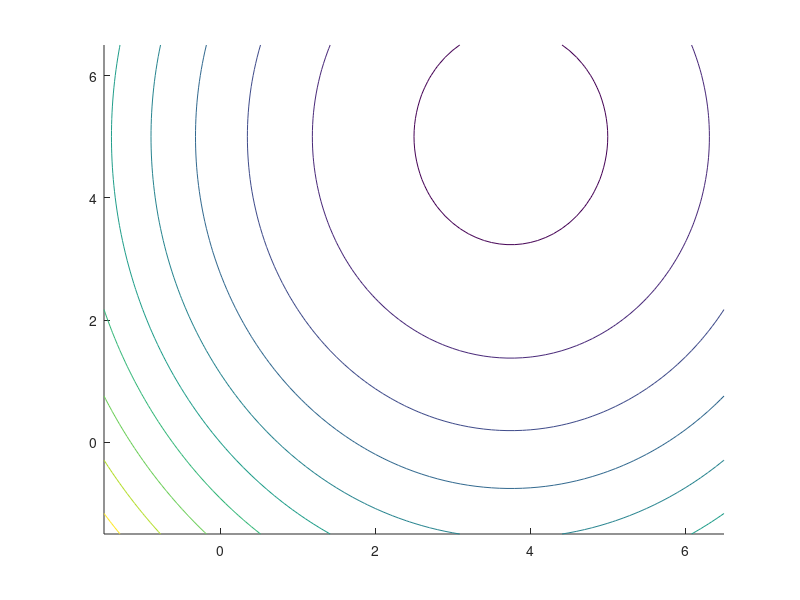

This chart was generated by the following MATLAB code: (Note: this script raises an error after producing the figure.)
x1_l = -1.5; x1_h = 6.5;
x2_l = -1.5; x2_h = 6.5;
res = 0.1;

[x1, x2] = meshgrid(x1_l:res:x2_h, x1_l:res:x2_h);

%f = -3*x1 - 2*x2;
f = -(3-0.4*x1).*x1 - (2-0.2*x2).*x2;
%levels = (-32:2:6)';
levels = (-12:2:8)';


fig = figure(1);
% Set fontsize for the labels and lengend
fontsize = 8;
% Set the figure dimension units to centimeters
set(gcf, 'units','centimeters');
% Figure paper dimensions:
w = 11; % 9 cm wide
h = 11; % 9 cm tall
% Set the dimensions of the figure
pos = get(gcf, 'position');
set(gcf, 'position', [pos(1), pos(2), w, h]);

[C, h] = contour(x1, x2, f, levels, 'Color', .7*[1 1 1]);
% set(h, 'ShowText','on', 'LabelSpacing',500);
hold('on');
grid('off');
axis('square');

% plot([0 0], [x1_l, x1_h], 'k');
% plot([x2_l, x2_h], [0 0], 'k');

% plot_arrow(0,x1_l,0,x1_h);
point1_arrow = [0,x1_l];
point2_arrow1 = [0,x1_h];
d_point = point2_arrow1-point1_arrow;
quiver(point1_arrow(1), point1_arrow(2), d_point(1), d_point(2), 0, 'black')

% plot_arrow(x2_l,0,x2_h,0);
point1_arrow = [x2_l,0];
point2_arrow1 = [x2_h,0];
d_point = point2_arrow1-point1_arrow;
quiver(point1_arrow(1), point1_arrow(2), d_point(1), d_point(2), 0, 'black')


% Plot c_1 and c_2
x_1 = [-10,10];
x_2 = 8 - 2*x_1;
plot(x_1, x_2, 'k');
x_2 = (1/3)*(15 - x_1);
plot(x_1, x_2, 'k');

x1_opt = 1.8;
x2_opt = 4.4;
%plot(x1_opt, x2_opt, 'ok');
it1_x1 = 0;
it1_x2 = 0;
%plot(it1_x1, it1_x2, 'ok');
it2_x1 = 4;
it2_x2 = 0;
%plot(it2_x1, it2_x2, 'ok');

c1_x1 = -2;
c1_x2 = -1;

c2_x1 = -1;
c2_x2 = -3;

f_x1 = -3;
f_x2 = -2;

% plot_arrow(x1_opt,x2_opt, x1_opt+c1_x1,x2_opt+c1_x2, 'linewidth', 2);
point1_arrow = [x1_opt,x2_opt];
point2_arrow1 = [x1_opt+c1_x1,x2_opt+c1_x2];
d_point = point2_arrow1-point1_arrow;
%quiver(point1_arrow(1), point1_arrow(2), d_point(1), d_point(2), 0, 'black')

% plot_arrow(x1_opt,x2_opt, x1_opt+c2_x1,x2_opt+c2_x2, 'linewidth', 2);
point1_arrow = [x1_opt,x2_opt];
point2_arrow1 = [ x1_opt+c2_x1,x2_opt+c2_x2];
d_point = point2_arrow1-point1_arrow;
%quiver(point1_arrow(1), point1_arrow(2), d_point(1), d_point(2), 0, 'black')

% plot_arrow(x1_opt,x2_opt, x1_opt+f_x1,x2_opt+f_x2, 'linewidth', 2);
point1_arrow = [x1_opt,x2_opt];
point2_arrow1 = [ x1_opt+f_x1,x2_opt+f_x2];
d_point = point2_arrow1-point1_arrow;
%quiver(point1_arrow(1), point1_arrow(2), d_point(1), d_point(2), 0, 'black')


text_offset = 0.1;
%text(x1_opt+c1_x1-5*text_offset,x2_opt+c1_x2+0*text_offset, '$\nabla c_1$', 'fontsize', fontsize,'interpreter','latex')
%text(x1_opt+c2_x1-3*text_offset,x2_opt+c2_x2-2*text_offset, '$\nabla c_2$', 'fontsize', fontsize,'interpreter','latex')
%text(x1_opt+f_x1-1*text_offset,x2_opt+f_x2-2*text_offset, '$\nabla f$', 'fontsize', fontsize,'interpreter','latex')

% Iterations
%text(it1_x1+1*text_offset,it1_x2+2*text_offset, 'Iteration 1', 'fontsize', fontsize)
%text(it2_x1+1*text_offset,it2_x2+2*text_offset, 'Iteration 2', 'fontsize', fontsize)
%text(x1_opt+1*text_offset,x2_opt+2*text_offset, 'Iteration 3', 'fontsize', fontsize)

xlabel('x_1');
ylabel('x_2');
% Set the fontsize of all elements
set(gca, 'fontsize', fontsize); % Sets fontsize on legend and numbers on axis
set(get(gca, 'XLabel'), 'fontsize', fontsize); % Sets the fontsize for the xlabel
set(get(gca, 'YLabel'), 'fontsize', fontsize); % Sets the fontsize for the ylabel

set(gca,'XTick',[-1:1:6],'YTick',[-1:1:6])
xlim([-1.5,6.5])
ylim([-1.5,6.5])

hold('off');

% Create the pdf file
% pdfmatlabfrag(gcf, 'fig_prob2.pdf');